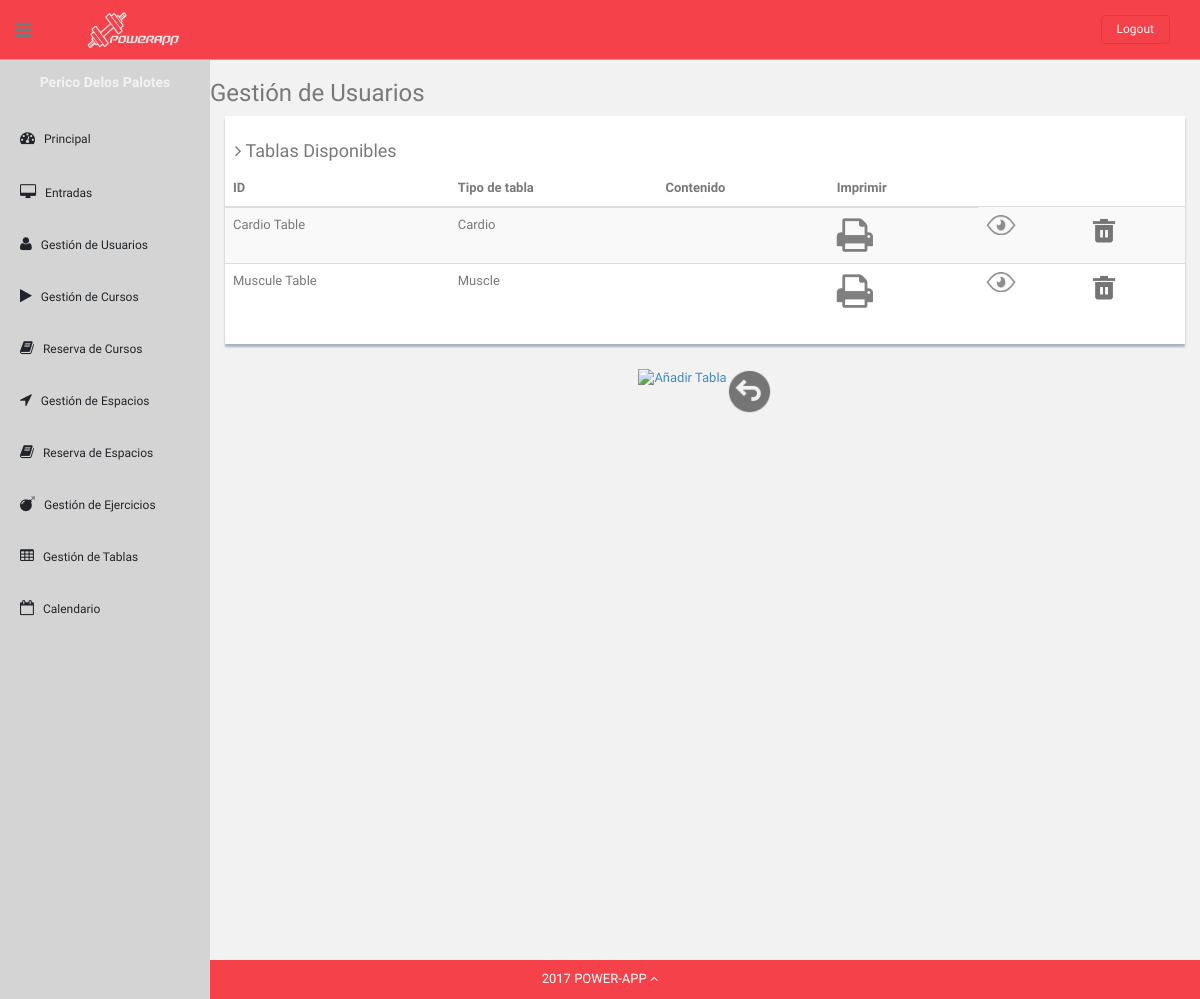
Page /Controllers/TableShowAllController.php (signed in) on the committed database.
### tables this page shows
CREATE TABLE ExerciseTable (
    IDTable varchar(80) NOT NULL,
    TableType varchar(50),
    TotalScore decimal,
    NumberOfVotes int,
    Content text,
    Visibility varchar(9),

    PRIMARY KEY (IDTable)
);

### Models/Table.php (called while the page is built, shortened)
<?php
class Table
{
    private $IDTable;
    private $TableType;
    public function __construct($IDTable)
    {
        $this->IDTable = $IDTable;
    }
    public function loadDataAssoc($dataArray)
    {
        $this->IDTable = $dataArray['IDTable'];
        $this->TableType = $dataArray['TableType'];
    }
    public function getIDTable()
    {
        return $this->IDTable;
    }
    public function getTableType()
    {
        return $this->TableType;
    }
}

### Models/TableModel.php (called while the page is built, shortened)
<?php
class TableDAO
{
    private $DBLink;
    private $serverName ="localhost";
    private $userName = "admin";
    private $passWord = "admin";
    private $DBName = "powerAppDB";
    function __construct(){
        $this->DBLink =  new mysqli($this->serverName,$this->userName,$this->passWord,$this->DBName);
    }
    function getAll(){
        $statement = $this->DBLink->prepare("SELECT * FROM ExerciseTable");
        if(!$statement->execute()) {
            return "Falló la ejecución: (" . $statement->errno . ") " . $statement->error;
        }else{
            $result = $statement->get_result();
            return "ok";
        }
    }
}

### Views/TableShowAllView.php (the view, shortened to what this page needs)
<?php
class TableShowAllView{
    var $tables;
    function __construct($tables){
        $this->tables = $tables;
        $this->render();
    }
    function render(){
        ?>
        <h3>Gestión de Usuarios</h3>
        <div class="col-md-12">
            <div class="content-panel">
                <h4><i class="fa fa-angle-right"></i> Tablas Disponibles</h4>
                <table class="table table-striped table-advance table-hover">
                    <thead>
                    <tr>
                        <th class="hidden-phone">ID</th>
                        <th class="hidden-phone">Tipo de tabla</th>
                        <th class="hidden-phone">Contenido</th>
                        <th class="hidden-phone">Imprimir</th>
                    </tr>
                    </thead>
                    <tbody>
                    <?php
                    foreach ($this->tables as $table){ ?>
                        <tr>
                            <td> <?php echo $table->getIDTable(); ?></td>
                            <td><?php  echo $table->getTableType();?></td>
                            <td><?php echo $table->getContent();?></td>
                            <td><?php echo '<a href="../Controllers/PrintTableController.php?IDTable='.$table->getIDTable().'"><i class="fa fa-print" aria-hidden="true" title="Imprimir tabla" style="font-size: 3em; color: grey;"></i></a>';?></td>
                            <td><?php echo '<a href="../Controllers/formLoader.php?IDTable='.$table->getIDTable().'&form=tableShowOne"><img src="../Templates/img2/ver.png" style="width:30px;height:20px;" title="Ver ejercicios de la tabla"></a>';?></td>
                            <td><?php echo '<a href="../Controllers/TableActionController.php?action=DELETE&IDTable='.$table->getIDTable().'"><img src="../Templates/img2/delete.png" style="width:30px;height:30px;" title="Borrar"></a>';?></td>
                        </tr> <?php
                    }
                    ?>
                    </tbody>
                </table>
            </div>
        </div>
        </div>
        <div class="row mt">
            <div style="display: flex; justify-content: center;" >
                <a href="../Controllers/TableAddController.php"><img src="../Templates/img2/addCurso.png" style="width:45px;heigh:45px;" title="Añadir Tabla"></a>
                <a href="../index.php"><img src="../Templates/img2/atras.png" style="width:45px;heigh:45px;" title="Atrás"></a>
            </div>
        </div>
        <?php
    }
}

### Templates/css2/style2.css (style rules this page uses)
body { color: #797979; background: #f2f2f2; font-family: 'Ruda', sans-serif; padding: 0px !important; margin: 0px !important; font-size:13px; }
ul li { list-style: none; }
a, a:hover, a:focus { text-decoration: none; outline: none; }
#container { width: 100%; height: 100%; }
.centered { text-align: center; }
.mt { margin-top: 25px; }
ul.top-menu > li > .logout { color: #f2f2f2; font-size: 12px; border-radius: 4px; -webkit-border-radius: 4px; border: 1px solid #F5302E !important; padding: 5px 15px; margin-right: 15px; background: #F5424A; margin-top: 15px; }
#sidebar { width: 210px; height: 100%; position: fixed; background: #d4d4d4; }
#sidebar h5 { color: #f2f2f2; font-weight: 700; }
#sidebar ul li { position: relative; }
ul.sidebar-menu , ul.sidebar-menu li ul.sub { margin: -2px 0 0; padding: 0; }
ul.sidebar-menu { margin-top: 75px; }
ul.sidebar-menu li { margin-bottom: 5px; margin-left:10px; margin-right:10px; }
ul.sidebar-menu li.sub-menu { line-height: 15px; }
ul.sidebar-menu li a span { display: inline-block; }
ul.sidebar-menu li a { color: #212529; text-decoration: none; display: block; padding: 15px 0 15px 10px; font-size: 12px; outline: none; -webkit-transition: all 0.3s ease; -moz-transition: all 0.3s ease; -o-transition: all 0.3s ease; -ms-transition: all 0.3s ease; transition: all 0.3s ease; }
ul.sidebar-menu li a i { font-size: 15px; padding-right: 6px; }
#main-content { margin-left: 210px; }
.header, .footer { min-height: 60px; padding: 0 15px; }
.header { position: fixed; left: 0; right: 0; z-index: 1002; }
.black-bg { background: #F5424A; border-bottom: 1px solid #c9aa5f; }
.wrapper { display: inline-block; margin-top: 60px; padding-left: 15px; padding-right: 15px; padding-bottom: 15px; padding-top: 0; width: 100%; }
a.logo { font-size: 20px; color: #ffffff; float: left; margin-top: 10px; text-transform: uppercase; }
#top_menu .nav > li, ul.top-menu > li { float: left; }
ul.top-menu > li > a { color: #666666; font-size: 16px; border-radius: 4px; -webkit-border-radius: 4px; border:1px solid #666666 !important; padding: 2px 6px; margin-right: 15px; }
.sidebar-toggle-box { float: left; padding-right: 15px; margin-top: 20px; }
.sidebar-toggle-box .fa-bars { cursor: pointer; display: inline-block; font-size: 20px; }
.content-panel { background: #ffffff; box-shadow: 0px 3px 2px #aab2bd; padding-top: 15px; padding-bottom: 5px; }
.content-panel h4 { margin-left: 10px; }
.site-footer { background: #F5424A; color: #fff; padding: 10px 0; }
.site-min-height { min-height: 900px; }

### rows in the picture
exercisetable: IDTable "Cardio Table", TableType "Cardio"
exercisetable: IDTable "Muscule Table", TableType "Muscle"
